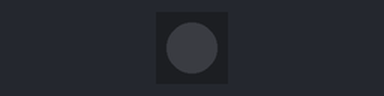
Bench run of a program on a simulated ESP32-S3. On the bench: 1 RGB LEDs in strip order, left to right. Dim RGB values are drawn brighter than linear; random numbers use the default seed unless the program sets one.

Above: at 0.15 s.
At 10.7 s:
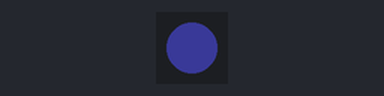
At 20.3 s:
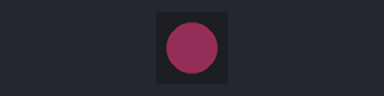
At 31.64 s:
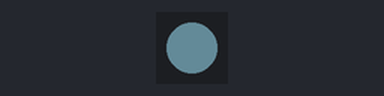
Timing chart, 0 to 40.0 s (numbered marks = the images above):
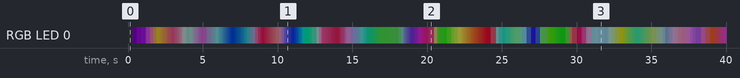

The program:

main.cpp
```cpp
#include <Arduino.h>
#include <Adafruit_NeoPixel.h>
#include <vector3.h>

const static int RGB_PIN = 48;
const static int RGB_NUM = 1;

Adafruit_NeoPixel pixels(RGB_NUM, RGB_PIN, NEO_GRB + NEO_KHZ800);

typedef Vector3<uint8_t> RGBColor;

void setup()
{
	pixels.begin();
	pixels.setBrightness(30);
}

RGBColor Zero(0, 0, 0);
RGBColor RGBMax(255, 255, 255);

const static int SWITCH_DELAY = 1000;
static int lastSwitchDestinationTime = -SWITCH_DELAY;
static RGBColor originColor = Zero;
static RGBColor targetColor = Zero;

RGBColor generateRGBColor()
{
	return RGBColor(random(0, 255), random(0, 255), random(0, 255));
}

void loop()
{
	if (millis() - lastSwitchDestinationTime > SWITCH_DELAY)
	{
		lastSwitchDestinationTime = millis();
		originColor = targetColor;
		targetColor = generateRGBColor();
	}

	// calculate time ratio
	float timeRatio = (millis() - lastSwitchDestinationTime) / (float)SWITCH_DELAY;
	// calculate current color
	RGBColor currentColor = originColor.lerp(targetColor, timeRatio);
	// set current color
	pixels.setPixelColor(0, currentColor.x, currentColor.y, currentColor.z);
	pixels.show();
}
```

vector3.h
```cpp
#pragma once
#ifndef _VECTOR_3_H
#define _VECTOR_3_H

template <typename T>
class Vector3
{
public:
	T x, y, z;
	Vector3(T x, T y, T z) : x(x), y(y), z(z) {}
	Vector3() : x(), y(), z() {}
	Vector3(const Vector3 &other) : x(other.x), y(other.y), z(other.z) {}
	Vector3 &operator=(const Vector3 &other)
	{
		x = other.x;
		y = other.y;
		z = other.z;
		return *this;
	}
	Vector3 operator+(const Vector3 &other) const
	{
		return Vector3(x + other.x, y + other.y, z + other.z);
	}
	Vector3 operator-(const Vector3 &other) const
	{
		return Vector3(x - other.x, y - other.y, z - other.z);
	}
	Vector3 operator*(T scalar) const
	{
		return Vector3(x * scalar, y * scalar, z * scalar);
	}
	Vector3 operator/(T scalar) const
	{
		return Vector3(x / scalar, y / scalar, z / scalar);
	}
	T dot(const Vector3 &other) const
	{
		return x * other.x + y * other.y + z * other.z;
	}
	Vector3 cross(const Vector3 &other) const
	{
		return Vector3(y * other.z - z * other.y, z * other.x - x * other.z, x * other.y - y * other.x);
	}
	T magnitude() const
	{
		return sqrt(x * x + y * y + z * z);
	}
	Vector3 normalized() const
	{
		return *this / magnitude();
	}
	Vector3 operator-() const
	{
		return Vector3(-x, -y, -z);
	}
	Vector3 &operator+=(const Vector3 &other)
	{
		x += other.x;
		y += other.y;
		z += other.z;
		return *this;
	}
	Vector3 &operator-=(const Vector3 &other)
	{
		x -= other.x;
		y -= other.y;
		z -= other.z;
		return *this;
	}
	Vector3 &operator*=(T scalar)
	{
		x *= scalar;
		y *= scalar;
		z *= scalar;
		return *this;
	}
	Vector3 &operator/=(T scalar)
	{
		if (scalar == 0)
		{
			x = y = z = 0;
			return *this;
		}
		x /= scalar;
		y /= scalar;
		z /= scalar;
		return *this;
	}

	// linear interpolation
	Vector3 lerp(const Vector3 &other, float t) const
	{
		return Vector3(x + (other.x - x) * t, y + (other.y - y) * t, z + (other.z - z) * t);
	}
};

#endif //! _VECTOR_3_H
```
